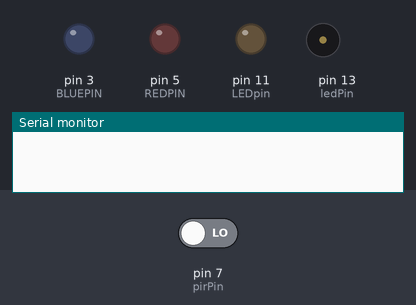
Simulated run of this sketch. Board: Arduino Uno, built with avr-gcc and run on an emulated ATmega328P. On the bench: output pins drawn as LEDs (lit = HIGH), buzzer (waves = sounding), the last lines printed to the serial monitor. The inputs (shaded band) are chosen by the test bench; at power-on: pin 7 (pirPin) LOW. Pins used as bus, display or sensor lines are not drawn.

Above: at 1.8 s.
1.9 s: pin 7 (pirPin) driven HIGH
At 6.4 s:
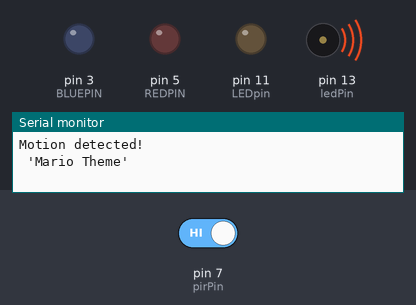
At 13.65 s:
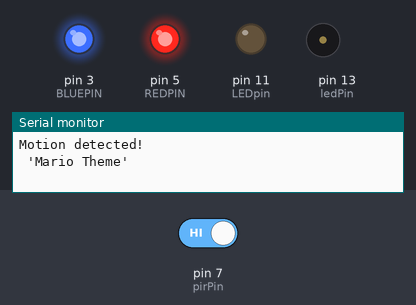
Timing chart, 0 to 14.0 s (numbered marks = the images above; inputs shaded):
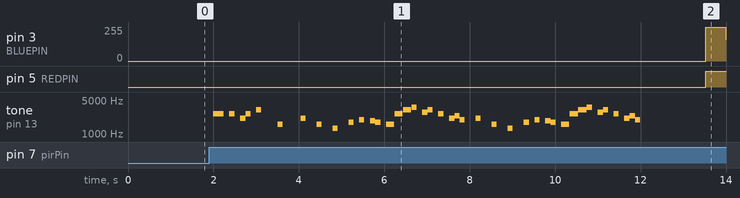

Measured:
- after the input at 1.9 s, pin 3 (BLUEPIN): 0/255 → 255/255 after 11.6 s, → 162/255 0.47 s later; pin 5 (REDPIN): LOW → HIGH after 11.6 s; tone on pin 13 (ledPin): plays 2637 Hz for 0.24 s, 2637 Hz for 0.12 s, 2093 Hz for 0.13 s, 2637 Hz for 0.12 s, 3136 Hz for 0.12 s, 1568 Hz for 0.12 s … (40 notes in this stretch), starting after 0.10 s

The sketch:

IRiPRO.ino
```cpp
/*
 * PIR sensor tester
 */
#define REDPIN 5
#define GREENPIN 6
#define BLUEPIN 3
#define FADESPEED 5
#include"pitches.h"


int melody[] = {
  NOTE_E7, NOTE_E7, 0, NOTE_E7,
  0, NOTE_C7, NOTE_E7, 0,
  NOTE_G7, 0, 0,  0,
  NOTE_G6, 0, 0, 0,

  NOTE_C7, 0, 0, NOTE_G6,
  0, 0, NOTE_E6, 0,
  0, NOTE_A6, 0, NOTE_B6,
  0, NOTE_AS6, NOTE_A6, 0,

  NOTE_G6, NOTE_E7, NOTE_G7,
  NOTE_A7, 0, NOTE_F7, NOTE_G7,
  0, NOTE_E7, 0, NOTE_C7,
  NOTE_D7, NOTE_B6, 0, 0,

  NOTE_C7, 0, 0, NOTE_G6,
  0, 0, NOTE_E6, 0,
  0, NOTE_A6, 0, NOTE_B6,
  0, NOTE_AS6, NOTE_A6, 0,

  NOTE_G6, NOTE_E7, NOTE_G7,
  NOTE_A7, 0, NOTE_F7, NOTE_G7,
  0, NOTE_E7, 0, NOTE_C7,
  NOTE_D7, NOTE_B6, 0, 0
};

int tempo[] = {
  8, 8, 8, 8,
  8, 8, 8, 8,
  8, 8, 8, 8,
  8, 8, 8, 6,

  8, 8, 8, 8,
  8, 8, 8, 8,
  8, 8, 8, 8,
  8, 8, 8, 8,

  5, 5, 5,
  8, 8, 8, 8,
  8, 8, 8, 8,
  8, 8, 8, 8,

  8, 8, 8, 8,
  8, 8, 8, 8,
  8, 8, 8, 8,
  8, 8, 8, 8,

  5, 5, 5,
  8, 8, 8, 8,
  8, 8, 8, 8,
  8, 8, 8, 8,
};

//Victory sound
int victoryMelody[] = {
  262, 196,196, 220, 196,0, 247, 262};

// note durations: 4 = quarter note, 8 = eighth note, etc.:
int noteDurations[] = {
  4, 8, 8, 4,4,4,4,4 };

  int speed=90;  //higher value, slower notes

int ledPin = 13;                // choose the pin for the LED
int pirPin = 7;               // choose the input pin (for PIR sensor)
int pirState = LOW;             // we start, assuming no motion detected
int val = 0;                    // variable for reading the pin status

int fsrAnalogPin = 0; // FSR is connected to analog 0
int LEDpin = 11;      // connect Red LED to pin 11 (PWM pin)
int fsrReading;      // the analog reading from the FSR resistor divider
int LEDbrightness;

void setup() {
  pinMode(ledPin, OUTPUT);      // declare LED as output
  pinMode(pirPin, INPUT);     // declare sensor as input
  pinMode(LEDpin, OUTPUT);

  Serial.begin(9600);
}

void loop(){

  //values for light strip
  int r, g, b;

 /* fsrReading = analogRead(fsrAnalogPin);
  Serial.print("Analog reading = ");
  Serial.println(fsrReading);

  LEDbrightness = map(fsrReading, 0, 1023, 0, 255);
  analogWrite(LEDpin, LEDbrightness);
  */

/*  if (fsrReading > 100){
    for (int thisNote = 0; thisNote < 8; thisNote++) {
      int noteDuration = 1000/noteDurations[thisNote];
      tone(13, victoryMelody[thisNote],noteDuration);
      int pauseBetweenNotes = noteDuration * 1.30;
      delay(pauseBetweenNotes);
      noTone(13);
      }
  }*/


  val = digitalRead(pirPin);  // read input value
  if (val == HIGH) {            // check if the input is HIGH
    digitalWrite(ledPin, HIGH);  // turn LED ON
    if (pirState == LOW) {
      // we have just turned on
      Serial.println("Motion detected!");

      //super mario theme song
                    Serial.println(" 'Mario Theme'");
                    int size = sizeof(melody) / sizeof(int);
                    for (int thisNote = 0; thisNote < size; thisNote++) {

                      // to calculate the note duration, take one second
                      // divided by the note type.
                      //e.g. quarter note = 1000 / 4, eighth note = 1000/8, etc.
                      int noteDuration = 1000 / tempo[thisNote];

                      tone(13, melody[thisNote],noteDuration*0.95);

                      // to distinguish the notes, set a minimum time between them.
                      // the note's duration + 30% seems to work well:
                      int pauseBetweenNotes = noteDuration * 1.3;
                      delay(noteDuration);

                      // stop the tone playing:
                      noTone(13);
                    }

            for (r = 0; r < 256; r++) {
              analogWrite(REDPIN, r);
              analogWrite(BLUEPIN, r);
              delay(FADESPEED);
            }
            // fade from violet to red
            for (b = 255; b >= 0; b--) {
              analogWrite(BLUEPIN, b);
              delay(FADESPEED);
            }
            // fade from red to yellow
            for (g = 0; g < 256; g++) {
              analogWrite(GREENPIN, g);
              delay(FADESPEED);
            }
            // fade from yellow to green
            for (r = 255; r >= 0; r--) {
              analogWrite(REDPIN, r);
              delay(FADESPEED);
            }
            // fade from green to teal
            for (b = 0; b < 256; b++) {
              analogWrite(BLUEPIN, b);
              delay(FADESPEED);
            }
            // fade from teal to blue
            for (g = 255; g >= 0; g--) {
              analogWrite(GREENPIN, g);
              delay(FADESPEED);
            }
      // We only want to print on the output change, not state
      pirState = HIGH;


    }
  }
  else {
    digitalWrite(pirPin, LOW); // turn LED OFF
    if (pirState == HIGH){
      // we have just turned of
      Serial.println("Motion ended!");
//              analogWrite(GREENPIN, 0);
//              analogWrite(BLUEPIN, 0);
//              analogWrite(REDPIN, 0);

              for(b = 255; b>=0; b--){
                analogWrite(BLUEPIN, b);
                delay(FADESPEED);

              }
    /*  for (g = 255; g >= 0; g--) {
              analogWrite(GREENPIN, g);
              analogWrite(BLUEPIN, g);
              analogWrite(REDPIN, g);
              delay(FADESPEED);
            } */


      // We only want to print on the output change, not state
      pirState = LOW;


    }
  }

  delay(500);
}
```

pitches.h
```cpp
#define NOTE_B0  31
#define NOTE_C1  33
#define NOTE_CS1 35
#define NOTE_D1  37
#define NOTE_DS1 39
#define NOTE_E1  41
#define NOTE_F1  44
#define NOTE_FS1 46
#define NOTE_G1  49
#define NOTE_GS1 52
#define NOTE_A1  55
#define NOTE_AS1 58
#define NOTE_B1  62
#define NOTE_C2  65
#define NOTE_CS2 69
#define NOTE_D2  73
#define NOTE_DS2 78
#define NOTE_E2  82
#define NOTE_F2  87
#define NOTE_FS2 93
#define NOTE_G2  98
#define NOTE_GS2 104
#define NOTE_A2  110
#define NOTE_AS2 117
#define NOTE_B2  123
#define NOTE_C3  131
#define NOTE_CS3 139
#define NOTE_D3  147
#define NOTE_DS3 156
#define NOTE_E3  165
#define NOTE_F3  175
#define NOTE_FS3 185
#define NOTE_G3  196
#define NOTE_GS3 208
#define NOTE_A3  220
#define NOTE_AS3 233
#define NOTE_B3  247
#define NOTE_C4  262
#define NOTE_CS4 277
#define NOTE_D4  294
#define NOTE_DS4 311
#define NOTE_E4  330
#define NOTE_F4  349
#define NOTE_FS4 370
#define NOTE_G4  392
#define NOTE_GS4 415
#define NOTE_A4  440
#define NOTE_AS4 466
#define NOTE_B4  494
#define NOTE_C5  523
#define NOTE_CS5 554
#define NOTE_D5  587
#define NOTE_DS5 622
#define NOTE_E5  659
#define NOTE_F5  698
#define NOTE_FS5 740
#define NOTE_G5  784
#define NOTE_GS5 831
#define NOTE_A5  880
#define NOTE_AS5 932
#define NOTE_B5  988
#define NOTE_C6  1047
#define NOTE_CS6 1109
#define NOTE_D6  1175
#define NOTE_DS6 1245
#define NOTE_E6  1319
#define NOTE_F6  1397
#define NOTE_FS6 1480
#define NOTE_G6  1568
#define NOTE_GS6 1661
#define NOTE_A6  1760
#define NOTE_AS6 1865
#define NOTE_B6  1976
#define NOTE_C7  2093
#define NOTE_CS7 2217
#define NOTE_D7  2349
#define NOTE_DS7 2489
#define NOTE_E7  2637
#define NOTE_F7  2794
#define NOTE_FS7 2960
#define NOTE_G7  3136
#define NOTE_GS7 3322
#define NOTE_A7  3520
#define NOTE_AS7 3729
#define NOTE_B7  3951
#define NOTE_C8  4186
#define NOTE_CS8 4435
#define NOTE_D8  4699
#define NOTE_DS8 4978
#define END -1
```
